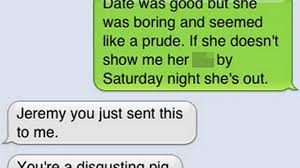
#> input picture 0511/textBad.png, 300 x 168 px, found by its file name
$ python imageProcessing.py
#> lines starting #> are read from the running program, lines starting #| are printed output that depends on the picture
import numpy as np
import pytesseract
from pytesseract import Output
from PIL import Image
import numpy as np

def cleanFile(filePath, threshold):
#> called with filePath = './0511/textBad.png', threshold = 80
    image = Image.open(filePath)
#> image is the input picture: PIL image 300x168 RGB; mean R, G, B 183.2, 206.1, 171
    # 임계점을 설정하고 저장
    image = image.point(lambda x: 0 if x < threshold else 255)
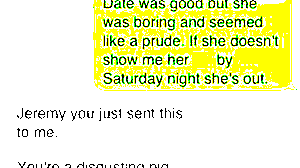
#> image: PIL image 300x168 RGB; mean R, G, B 238.3, 243.3, 192.6
    return image

def getConfidence(image):
#> (the run stopped early here; a loop or call above may not have finished)
